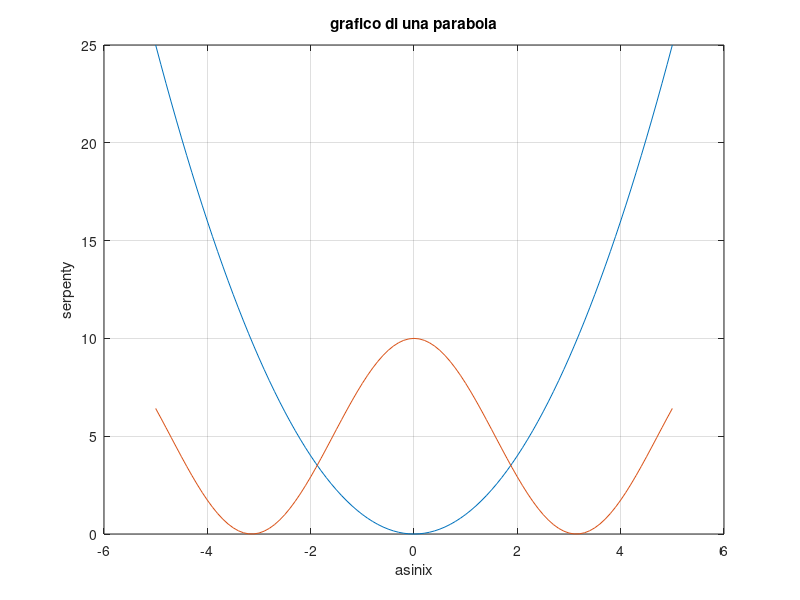
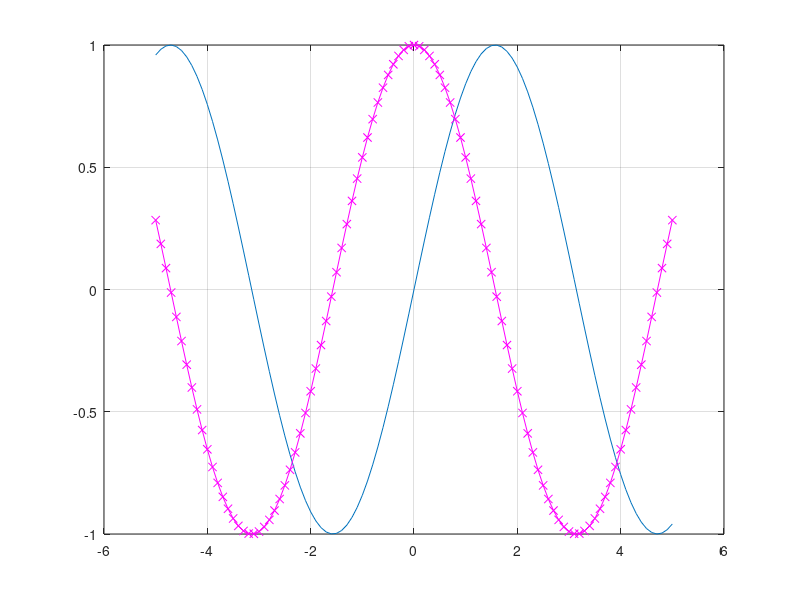

Write the MATLAB code that produced these figures, in order. (Note: this script raises an error after producing the figures.)
%% INTESTAZIONE
clear     % Elimina tutte le variabili
clc       % Pulisce linea di comandi
close all % Chiude tutte le figure

%% MATRICI 
A = [-1 3 2 ; 5 -8 6;1 0 1]; % Definisco Matrice A
B = [1 2 6; 3 4 0; -1 -1 2]; % Definisco Matrice B
Vec_riga  = [1,2,3]; 
Vec_colon = [1;2;3];

A_tr = A';  % A_tr è la Trasposta di A
POT1 = A^2; % Che è come fare POT1 = A*A'
POT2 = (A)*(A);
Z = POT1-POT2;

%% EWISE - Element Wise
% A_pot_elwise = A.^2; % Elevo a potenza ogni elemento di A
% P_elwise = A.*B;     % Moltiplico il valore nella cella ij-esima di A con
                       % il valore nella cella ij-esima di B

%% AUTOVALORI e AUTOVETTORI
[a b] = eig(A);
d = det(A);
i = inv(A);

%% INDICIZZAZIONE
a_2_3 = A(2, 3);
a_first_col = A(:,1);
a_second_row = A(2,:);
a_last_col = A(:,end);
a_last_row = A(end,:);

[m,n] = size(A);         % size è per le matrici 
k = length(a_first_col); % lenght è per i vettori

%% VETTORI Con valori EQUIDISTANTI
x1 = 1:100;              %Riempie Y con passo 1 sottinteso 
x2 = 1:0.5:100;          %Riempie y con passo 0,5
x3 = linspace(1,100,300); %Riempie Y con 4 valori

%% POLINOMI
a = [1 2 3]; %  x^2 + 2x + 3
b = [4 5 6]; % 4x^2 + 5x + 6
c = conv(a, b);

%% ESPONENZIALE
V = [1;2;3];
V_esp = exp(V);

%% GRAFICI
%Fare il grafico di Y = x^2
figure (1)
X=-5:0.1:5;
Y=X.^2;
plot(X,Y);
grid on;
title ("grafico di una parabola");
xlabel('asinix');
ylabel('serpenty');

hold on; % serve affinche anche questo successivo grafico venga sovrapposto al precendente
         % senza che si sovrascrivano
Y=5+5*cos(X);
plot(X,Y);

figure(2) % tutti i successivi plot verranno assegnati a quest'altra figura
Y=sin(X);
plot(X,Y);
grid on;
hold on;
Y=cos(X);
plot(X,Y,'m-x');

%% CICLO FOR
for i=1:100
    disp("questa stringa comparirà a schermo"+i);
end 

%% CICLO WHILE
counter=0;
while counter <10
    disp("ciclo while"+counter);
    counter = counter+1;
end

%% COSTRUTTO IF ELSE
value=3;
if value <10
    disp("ISTRUZIONE A");
elseif (value>10) && (value <20)
    disp("ISTRUZIONE B");
elseif (value>=20) && (value>30)
    disp("ISTRUZIONE C");
end

%% RIUSO MIA FUNZIONE
VF_grafico(X,Y);



